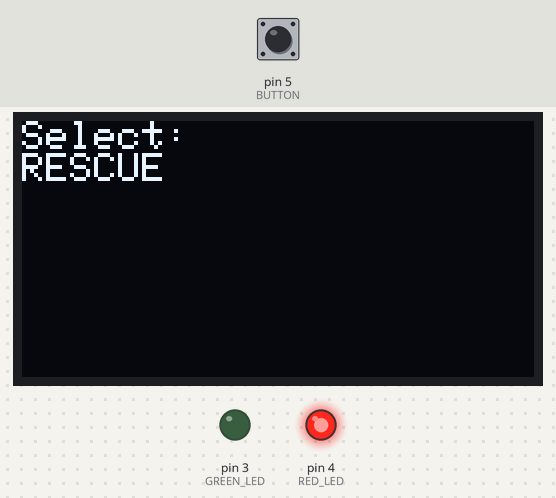
The sketch below on a simulated Arduino Uno, built with avr-gcc and run on an emulated ATmega328P. Shown: 128×64 one-colour display, output pins drawn as LEDs (lit = HIGH). Dashed ring = blinking. Inputs (shaded band) come from the test bench; at power-on: pin 5 (BUTTON) HIGH. No radio packets arrive unless stated; what the sketch prints to the serial monitor is not drawn.

Above: at 1.2 s.
1.3 s: pin 5 (BUTTON) pulled LOW for 1 s
At 2.5 s:
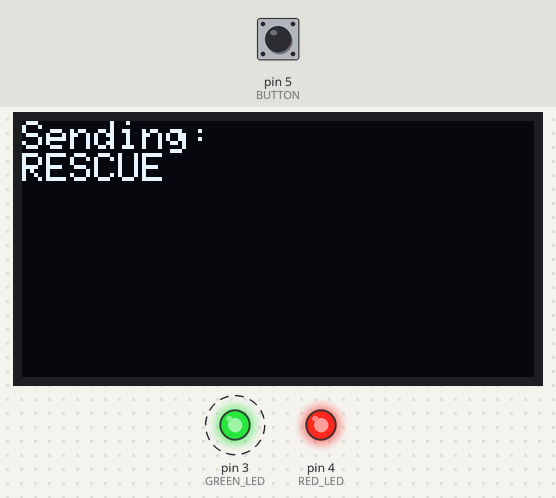
4.8 s: pin 5 (BUTTON) pulled LOW for 3.2 s
At 9.1 s:
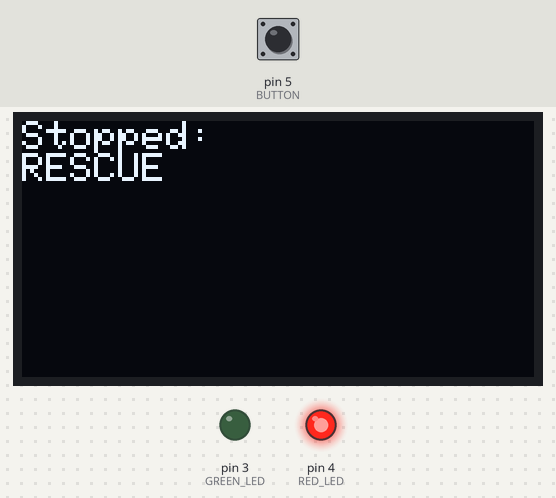
10.2 s: pin 5 (BUTTON) pulled LOW for 0.15 s
At 11.2 s:
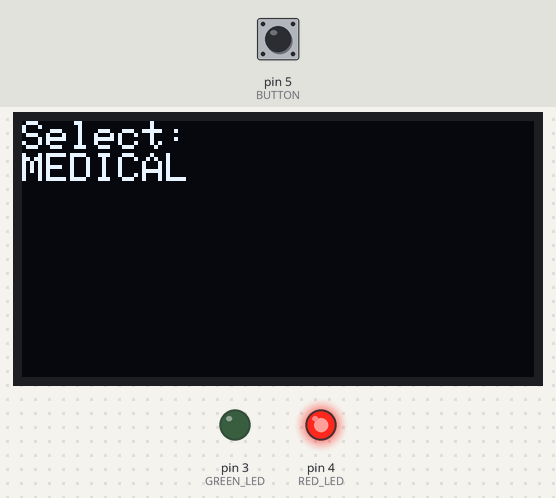
11.8 s: pin 5 (BUTTON) pulled LOW for 1 s
At 13.0 s:
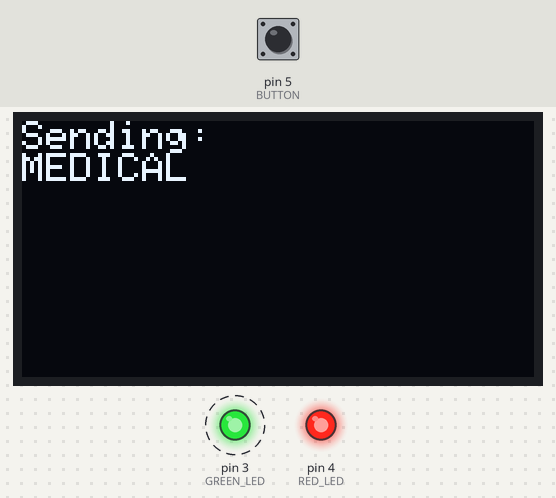
15.3 s: pin 5 (BUTTON) pulled LOW for 3.2 s
At 19.5 s:
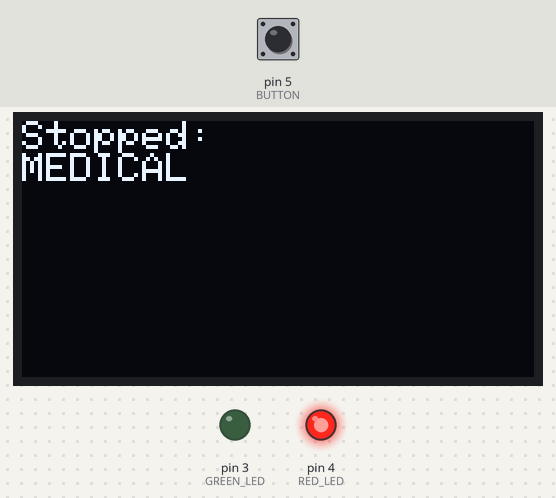
20.7 s: pin 5 (BUTTON) pulled LOW for 0.15 s
At 21.6 s:
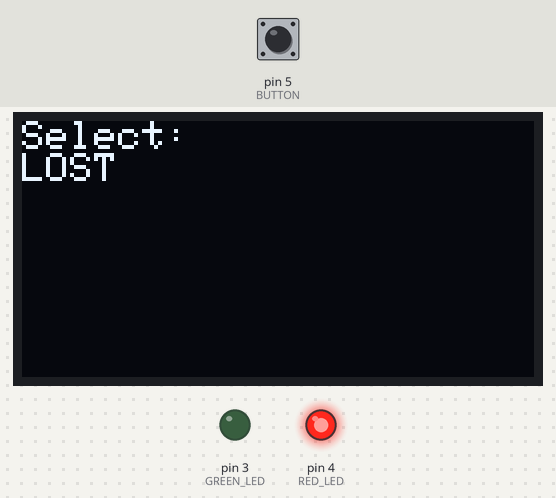
Timing chart, 0 to 23.3 s (numbered marks = the images above; inputs shaded):
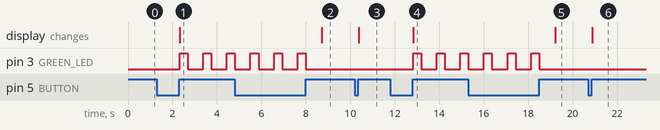

Measured:
- after the input at 1.3 s, pin 3 (GREEN_LED): alternates HIGH for 0.36 s and LOW for 0.70 s, starting after 1.0 s; the display: changes after 1.0 s (image 1)
- after the input at 4.8 s, pin 3 (GREEN_LED): goes on until 8.0 s, then stays LOW; the display: changes after 3.9 s (image 2)
- after the input at 10.2 s, the display: changes after 0.18 s (image 3)
- after the input at 11.8 s, pin 3 (GREEN_LED): alternates HIGH for 0.36 s and LOW for 0.70 s, starting after 1.0 s; the display: changes after 1.0 s (image 4)
- after the input at 15.3 s, pin 3 (GREEN_LED): goes on until 18.5 s, then stays LOW; the display: changes after 3.9 s (image 5)
- after the input at 20.7 s, the display: changes after 0.18 s (image 6)

The sketch:

res_code1.ino
```cpp
#include <SPI.h>
#include <LoRa.h>
#include <Wire.h>
#include <Adafruit_GFX.h>
#include <Adafruit_SSD1306.h>

// ─── OLED ─────────────────────────────
#define SCREEN_WIDTH 128
#define SCREEN_HEIGHT 64
Adafruit_SSD1306 display(SCREEN_WIDTH, SCREEN_HEIGHT, &Wire, -1);

// ─── Pins ─────────────────────────────
#define BUTTON 5
#define GREEN_LED 3
#define RED_LED 4

#define LORA_SS 10
#define LORA_RST 9
#define LORA_DIO0 2

// ─── Emergency Types ──────────────────
const char* types[3] = {"RESCUE", "MEDICAL", "LOST"};
int mode = 0;

// ─── Button ───────────────────────────
bool pressed = false;
unsigned long pressTime = 0;

// ─── State ────────────────────────────
bool active = false;

// ─── Packet Data ──────────────────────
uint16_t msgID = 0;

// ─── SEND PACKET ─────────────────────
void sendPacket() {
  msgID++;
  unsigned long timeStamp = millis();

  char msg[90];

  // Simple checksum
  unsigned long crc = msgID + timeStamp;

  snprintf(msg, sizeof(msg),
    "%u,%lu,22.57,88.36,%s,%lu",
    msgID,
    timeStamp,
    types[mode],
    crc
  );

  LoRa.beginPacket();
  LoRa.print(msg);
  LoRa.endPacket();

  Serial.println(msg);
}

// ─── DISPLAY ──────────────────────────
void showDisplay(const char* line1, const char* line2) {
  display.clearDisplay();
  display.setCursor(0, 0);
  display.println(line1);
  display.println(line2);
  display.display();
}

// ─── SETUP ────────────────────────────
void setup() {
  Serial.begin(9600);

  pinMode(BUTTON, INPUT_PULLUP);
  pinMode(GREEN_LED, OUTPUT);
  pinMode(RED_LED, OUTPUT);

  // 🔴 RED LED ALWAYS ON
  digitalWrite(RED_LED, HIGH);

  // 🟢 GREEN OFF initially
  digitalWrite(GREEN_LED, LOW);

  // OLED init
  display.begin(SSD1306_SWITCHCAPVCC, 0x3C);
  display.setTextSize(1);
  display.setTextColor(SSD1306_WHITE);

  showDisplay("Select:", types[mode]);

  // LoRa init
  LoRa.setPins(LORA_SS, LORA_RST, LORA_DIO0);
  LoRa.begin(433E6);
}

// ─── LOOP ─────────────────────────────
void loop() {

  int state = digitalRead(BUTTON);

  // Button press
  if (state == LOW && !pressed) {
    pressed = true;
    pressTime = millis();
  }

  // Button release
  if (state == HIGH && pressed) {
    pressed = false;

    unsigned long duration = millis() - pressTime;

    if (duration < 700) {
      // 🔁 SHORT PRESS → Change message
      mode++;
      if (mode > 2) mode = 0;

      showDisplay("Select:", types[mode]);
    }
    else {
      // 🔥 LONG PRESS → Toggle sending
      active = !active;

      if (active) {
        showDisplay("Sending:", types[mode]);
      } else {
        showDisplay("Stopped:", types[mode]);
        digitalWrite(GREEN_LED, LOW);
      }
    }
  }
  // ─── ACTIVE MODE ──────────────────
  if (active) {

    // GREEN LED blink
    digitalWrite(GREEN_LED, HIGH);

    sendPacket();

    delay(300);

    digitalWrite(GREEN_LED, LOW);

    delay(700);
  }
}
```
